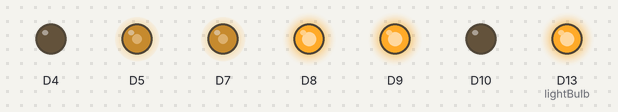
This program was run on a simulated CircuitPython board. Parts: output pins drawn as LEDs (lit = HIGH). What the program prints to the serial console is not drawn.

Above: at 0.1 s.
At 3.1 s:
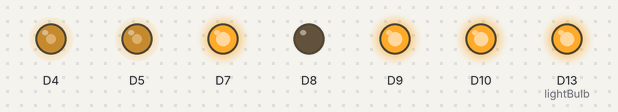
At 7.1 s:
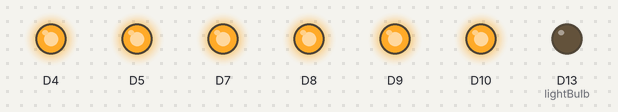
At 19.1 s:
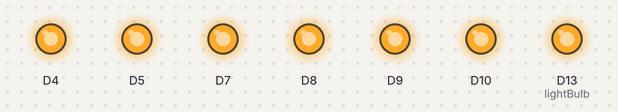
At 25.3 s:
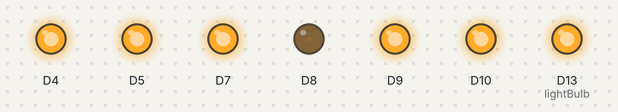
At 34.4 s:
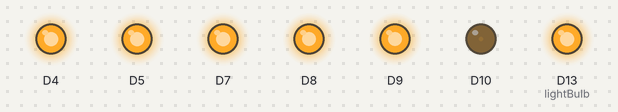
Timing chart, 0 to 40.0 s (numbered marks = the images above):
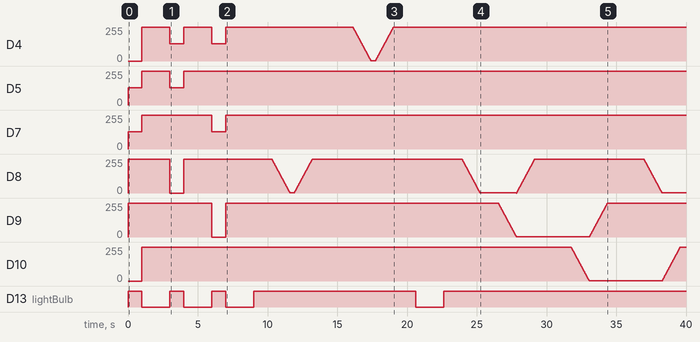

The program:

FunRGB.py
```python
""" This file is the class-based version of making a single LED fade"""
import time
import board
from rgb import RGB  # import the LED class from the rgb module

redLEDPin1 = board.D8
greenLEDPin1 = board.D9
blueLEDPin1 = board.D10
blueLEDPin2 = board.D4
greenLEDPin2 = board.D5
redLEDPin2 = board.D7

full = 65535
half = int(65535 / 2)

myRGBled1 = RGB(redLEDPin1, blueLEDPin1, greenLEDPin1)
myRGBled2 = RGB(redLEDPin2, blueLEDPin2, greenLEDPin2)

while True:
    myRGBled1.blue()
    myRGBled2.yellow(half)
    time.sleep(1)
    myRGBled1.off()
    myRGBled2.off()
    time.sleep(2)

    myRGBled1.red()
    myRGBled2.cyan(half)
    time.sleep(1)
    myRGBled1.off()
    myRGBled2.off()
    time.sleep(2)

    myRGBled1.green()
    myRGBled2.magenta(half)
    time.sleep(1)
    myRGBled1.off()
    myRGBled2.off()
    time.sleep(2)

    myRGBled1.redBlinky()
    myRGBled2.blueBlinky()
    myRGBled1.off()
    myRGBled2.off()
    time.sleep(2)

    myRGBled1.Rainbow()
    myRGBled2.ReverseRainbow()
    time.sleep(1)
    myRGBled1.off()
    myRGBled2.off()
    time.sleep(2)
```

rgb.py
```python
# These are the libraries needed to fade an LED, even if you imported elsewhere
import time
import board
import pwmio
import digitalio

lightBulb = digitalio.DigitalInOut(board.D13)
lightBulb.direction = digitalio.Direction.OUTPUT


class LED:  # It's propper coding to always write a line explaining a class
    # with a "docstring."   Like this:
    """LED is a class designed for a single color LED to fade in and out"""

    def __init__(self, ledpin, name):
        # init is like void Setup() from arduino.  Initialize your pins here
        # start each object with "self.object"
        self.led = pwmio.PWMOut(ledpin, frequency=5000, duty_cycle=0)
        self.name = name

    def fadeUp(self):
        lightBulb.value = 65535
        for i in range(255):
            if i < (255 / 2):
                self.led.duty_cycle = int(i * 65535 / (255 / 2))

            print(self.name, ", ", self.led.duty_cycle)
            time.sleep(0.01)

    def fadeDown(self):
        lightBulb.value = 65535
        for i in range(255):
            if i > (255 / 2):
                self.led.duty_cycle = 65535 - int((i - (255 / 2)) * 65535 / (255 / 2))
            print(self.name, ", ", self.led.duty_cycle)
            time.sleep(0.01)

    def on(self, brightness=65535):  # Remember "on" means duty cycles < 65535
        self.led.duty_cycle = 65535 - brightness
        lightBulb.value = 65535

    def off(self):  # "off" means duty cycle should be full.
        self.led.duty_cycle = 65535


class RGB:
    from rgb import LED

    def __init__(self, redPin, bluePin, greenPin):
        self.myRedLED = LED(redPin, "red")
        self.myBlueLED = LED(bluePin, "blue")
        self.myGreenLED = LED(greenPin, "green")

    def red(self, brightness=65535):
        self.myRedLED.on(brightness)
        self.myBlueLED.off()
        self.myGreenLED.off()

    def blue(self, brightness=65535):
        self.myRedLED.off()
        self.myBlueLED.on(brightness)
        self.myGreenLED.off()

    def green(self, brightness=65535):
        self.myRedLED.off()
        self.myBlueLED.off()
        self.myGreenLED.on(brightness)

    def yellow(self, brightness=65535):
        self.myRedLED.on(brightness)
        self.myBlueLED.off
        self.myGreenLED.on(brightness)

    def cyan(self, brightness=65535):
        self.myRedLED.off()
        self.myBlueLED.on(brightness)
        self.myGreenLED.on(brightness)

    def magenta(self, brightness=65535):
        self.myRedLED.on(brightness)
        self.myBlueLED.on(brightness)
        self.myGreenLED.off()

    def off(self):
        self.myRedLED.off()
        self.myBlueLED.off()
        self.myGreenLED.off()
        lightBulb.value = 0

    def redBlinky(self, brightness=65535):
        self.myRedLED.fadeDown()
        time.sleep(0.3)
        self.myRedLED.fadeUp()
        time.sleep(0.3)

    def blueBlinky(self, brightness=65535):
        self.myBlueLED.fadeDown()
        time.sleep(0.3)
        self.myBlueLED.fadeUp()
        time.sleep(0.3)


    def greenBlinky(self, brightness=65535):
        self.myGreenLED.fadeDown()
        time.sleep(0.3)
        self.myGreenLED.fadeUp()
        time.sleep(0.3)

    def Rainbow(self, brightness = 65535):
        self.myRedLED.fadeDown()
        self.myGreenLED.fadeDown()
        self.myRedLED.fadeUp()
        self.myBlueLED.fadeDown()
        self.myGreenLED.fadeUp()
        self.myRedLED.fadeDown()
        self.myBlueLED.fadeUp()
        self.myRedLED.fadeUp()

    def ReverseRainbow(self, brightness = 65535):
        self.myRedLED.fadeDown()
        self.myBlueLED.fadeDown()
        self.myRedLED.fadeUp()
        self.myGreenLED.fadeDown()
        self.myBlueLED.fadeUp()
        self.myRedLED.fadeDown()
        self.myGreenLED.fadeUp()
        self.myRedLED.fadeUp()
        #self.myRedLED.fadeUp()
        #self.myBlueLED.fadeDown()
        #self.myGreenLED.fadeUp()
        #self.myRedLED.fadeDown()
        #self.myBlueLED.fadeUp()
        #self.myRedLED.fadeUp()
```

Measured:
- by itself, D5: alternates 255/255 for 2.0 s and 128/255 for 1.0 s, 4 changes in all, then stays 255/255
- by itself, D7: alternates 255/255 for 5.0 s and 128/255 for 1.0 s, 4 changes in all, then stays 255/255
- by itself, D13 (lightBulb): goes 3 × (HIGH 1.0 s, LOW 2.0 s), HIGH 11.6 s, LOW 2.0 s, then HIGH
